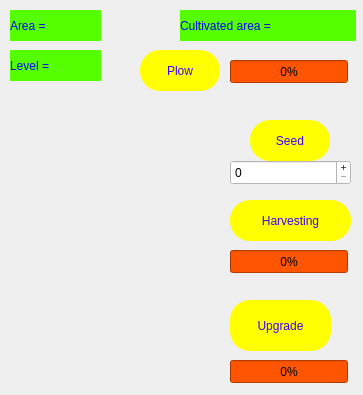
<?xml version="1.0" encoding="UTF-8"?>
<ui version="4.0">
 <class>alfalfa_field</class>
 <widget class="QDialog" name="alfalfa_field">
  <property name="geometry">
   <rect>
    <x>0</x>
    <y>0</y>
    <width>363</width>
    <height>395</height>
   </rect>
  </property>
  <property name="windowTitle">
   <string>Alfalfa field</string>
  </property>
  <property name="windowIcon">
   <iconset resource="game_recources.qrc">
    <normaloff>:/game_backgrounds/pics_project/alfalfa_icon.jpg</normaloff>:/game_backgrounds/pics_project/alfalfa_icon.jpg</iconset>
  </property>
  <property name="styleSheet">
   <string notr="true">background-image: url(:/game_backgrounds/pics_project/alfalfa-plant.jpg);</string>
  </property>
  <widget class="QLabel" name="lbl_area">
   <property name="geometry">
    <rect>
     <x>10</x>
     <y>10</y>
     <width>61</width>
     <height>31</height>
    </rect>
   </property>
   <property name="styleSheet">
    <string notr="true">color: rgb(0, 0, 255);
font: 14pt &quot;MS Shell Dlg 2&quot;;
background-color: rgb(85, 255, 0);
background-image: url(:/game_backgrounds/pics_project/clipart244133.png);</string>
   </property>
   <property name="text">
    <string>Area =</string>
   </property>
  </widget>
  <widget class="QLabel" name="lbl_area_value">
   <property name="geometry">
    <rect>
     <x>70</x>
     <y>10</y>
     <width>31</width>
     <height>31</height>
    </rect>
   </property>
   <property name="styleSheet">
    <string notr="true">color: rgb(0, 0, 255);
font: 14pt &quot;MS Shell Dlg 2&quot;;
background-color: rgb(85, 255, 0);
background-image: url(:/game_backgrounds/pics_project/clipart244133.png);</string>
   </property>
   <property name="text">
    <string/>
   </property>
  </widget>
  <widget class="QLabel" name="lbl_level">
   <property name="geometry">
    <rect>
     <x>10</x>
     <y>50</y>
     <width>61</width>
     <height>31</height>
    </rect>
   </property>
   <property name="styleSheet">
    <string notr="true">color: rgb(0, 0, 255);
font: 14pt &quot;MS Shell Dlg 2&quot;;
background-color: rgb(85, 255, 0);
background-image: url(:/game_backgrounds/pics_project/clipart244133.png);</string>
   </property>
   <property name="text">
    <string>Level =</string>
   </property>
  </widget>
  <widget class="QLabel" name="lbl_cultivated_area">
   <property name="geometry">
    <rect>
     <x>180</x>
     <y>10</y>
     <width>161</width>
     <height>31</height>
    </rect>
   </property>
   <property name="styleSheet">
    <string notr="true">color: rgb(0, 0, 255);
font: 14pt &quot;MS Shell Dlg 2&quot;;
background-color: rgb(85, 255, 0);
background-image: url(:/game_backgrounds/pics_project/clipart244133.png);</string>
   </property>
   <property name="text">
    <string>Cultivated area =</string>
   </property>
  </widget>
  <widget class="QLabel" name="lbl_level_value">
   <property name="geometry">
    <rect>
     <x>70</x>
     <y>50</y>
     <width>31</width>
     <height>31</height>
    </rect>
   </property>
   <property name="styleSheet">
    <string notr="true">color: rgb(0, 0, 255);
font: 14pt &quot;MS Shell Dlg 2&quot;;
background-color: rgb(85, 255, 0);
background-image: url(:/game_backgrounds/pics_project/clipart244133.png);</string>
   </property>
   <property name="text">
    <string/>
   </property>
  </widget>
  <widget class="QLabel" name="lbl_cultivated_area_value">
   <property name="geometry">
    <rect>
     <x>340</x>
     <y>10</y>
     <width>16</width>
     <height>31</height>
    </rect>
   </property>
   <property name="styleSheet">
    <string notr="true">color: rgb(0, 0, 255);
font: 14pt &quot;MS Shell Dlg 2&quot;;
background-color: rgb(85, 255, 0);
background-image: url(:/game_backgrounds/pics_project/clipart244133.png);</string>
   </property>
   <property name="text">
    <string/>
   </property>
  </widget>
  <widget class="QPushButton" name="btn_upgrade">
   <property name="geometry">
    <rect>
     <x>230</x>
     <y>300</y>
     <width>101</width>
     <height>51</height>
    </rect>
   </property>
   <property name="cursor">
    <cursorShape>PointingHandCursor</cursorShape>
   </property>
   <property name="styleSheet">
    <string notr="true">background-image: url(:/game_backgrounds/pics_project/clipart244133.png);
font: 14pt &quot;MS Shell Dlg 2&quot;;
background-color: rgb(255, 255, 0);
color: rgb(60, 0, 255);
border-top-left-radius:20px; 
border-bottom-right-radius:20px;
border-top-right-radius:20px; 
border-bottom-left-radius:20px;</string>
   </property>
   <property name="text">
    <string>Upgrade</string>
   </property>
  </widget>
  <widget class="QPushButton" name="btn_seed">
   <property name="geometry">
    <rect>
     <x>250</x>
     <y>120</y>
     <width>80</width>
     <height>41</height>
    </rect>
   </property>
   <property name="cursor">
    <cursorShape>PointingHandCursor</cursorShape>
   </property>
   <property name="styleSheet">
    <string notr="true">background-image: url(:/game_backgrounds/pics_project/clipart244133.png);
font: 14pt &quot;MS Shell Dlg 2&quot;;
background-color: rgb(255, 255, 0);
color: rgb(60, 0, 255);
border-top-left-radius:20px; 
border-bottom-right-radius:20px;
border-top-right-radius:20px; 
border-bottom-left-radius:20px;</string>
   </property>
   <property name="text">
    <string>Seed</string>
   </property>
  </widget>
  <widget class="QPushButton" name="btn_harvesting">
   <property name="geometry">
    <rect>
     <x>230</x>
     <y>200</y>
     <width>121</width>
     <height>41</height>
    </rect>
   </property>
   <property name="cursor">
    <cursorShape>OpenHandCursor</cursorShape>
   </property>
   <property name="styleSheet">
    <string notr="true">background-image: url(:/game_backgrounds/pics_project/clipart244133.png);
font: 14pt &quot;MS Shell Dlg 2&quot;;
background-color: rgb(255, 255, 0);
color: rgb(60, 0, 255);
border-top-left-radius:20px; 
border-bottom-right-radius:20px;
border-top-right-radius:20px; 
border-bottom-left-radius:20px;</string>
   </property>
   <property name="text">
    <string>Harvesting</string>
   </property>
  </widget>
  <widget class="QProgressBar" name="alfalfa_upgrade_pro">
   <property name="geometry">
    <rect>
     <x>230</x>
     <y>360</y>
     <width>118</width>
     <height>23</height>
    </rect>
   </property>
   <property name="styleSheet">
    <string notr="true">font: 18pt &quot;MS Shell Dlg 2&quot;;
background-color: rgb(255, 85, 0);
background-image: url(:/game_backgrounds/pics_project/clipart244133.png);</string>
   </property>
   <property name="value">
    <number>0</number>
   </property>
  </widget>
  <widget class="QProgressBar" name="prg_harvesting">
   <property name="geometry">
    <rect>
     <x>230</x>
     <y>250</y>
     <width>118</width>
     <height>23</height>
    </rect>
   </property>
   <property name="styleSheet">
    <string notr="true">font: 18pt &quot;MS Shell Dlg 2&quot;;
background-color: rgb(255, 85, 0);
background-image: url(:/game_backgrounds/pics_project/clipart244133.png);</string>
   </property>
   <property name="value">
    <number>0</number>
   </property>
  </widget>
  <widget class="QSpinBox" name="spinBox">
   <property name="geometry">
    <rect>
     <x>230</x>
     <y>160</y>
     <width>121</width>
     <height>25</height>
    </rect>
   </property>
   <property name="styleSheet">
    <string notr="true">font: 14pt &quot;MS Shell Dlg 2&quot;;
background-color: rgb(255, 255, 255);
background-image: url(:/game_backgrounds/pics_project/clipart244133.png);</string>
   </property>
   <property name="buttonSymbols">
    <enum>QAbstractSpinBox::PlusMinus</enum>
   </property>
  </widget>
  <widget class="QProgressBar" name="progressBar">
   <property name="geometry">
    <rect>
     <x>230</x>
     <y>60</y>
     <width>118</width>
     <height>23</height>
    </rect>
   </property>
   <property name="cursor">
    <cursorShape>SizeHorCursor</cursorShape>
   </property>
   <property name="styleSheet">
    <string notr="true">font: 18pt &quot;MS Shell Dlg 2&quot;;
background-color: rgb(255, 85, 0);
background-image: url(:/game_backgrounds/pics_project/clipart244133.png);</string>
   </property>
   <property name="value">
    <number>0</number>
   </property>
   <property name="alignment">
    <set>Qt::AlignCenter</set>
   </property>
  </widget>
  <widget class="QPushButton" name="pushButton">
   <property name="geometry">
    <rect>
     <x>140</x>
     <y>50</y>
     <width>80</width>
     <height>41</height>
    </rect>
   </property>
   <property name="styleSheet">
    <string notr="true">background-image: url(:/game_backgrounds/pics_project/clipart244133.png);
font: 14pt &quot;MS Shell Dlg 2&quot;;
background-color: rgb(255, 255, 0);
color: rgb(60, 0, 255);
border-top-left-radius:20px; 
border-bottom-right-radius:20px;
border-top-right-radius:20px; 
border-bottom-left-radius:20px;</string>
   </property>
   <property name="text">
    <string>Plow</string>
   </property>
  </widget>
 </widget>
 <resources>
  <include location="game_recources.qrc"/>
 </resources>
 <connections/>
</ui>
